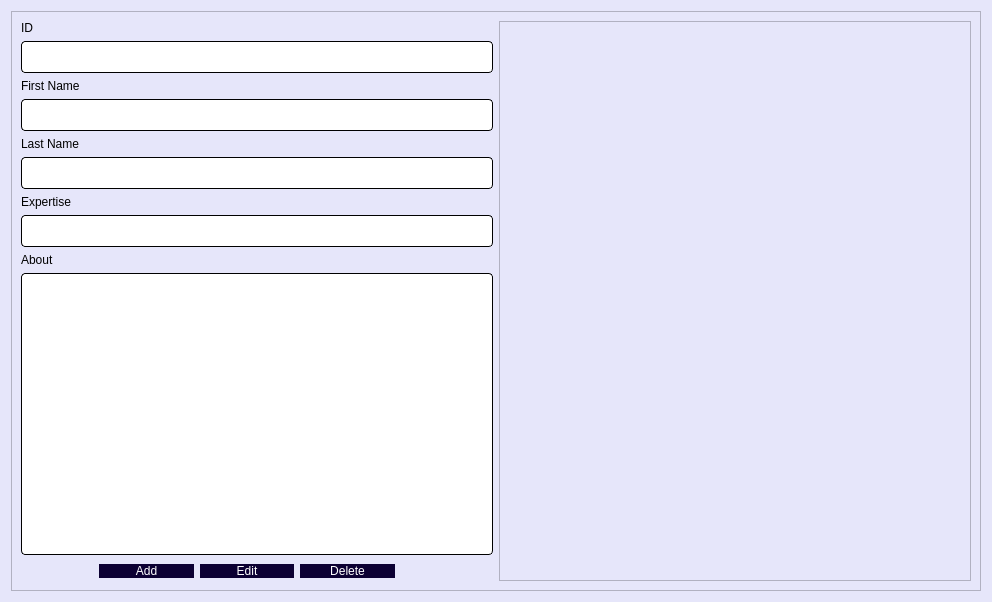
<?xml version="1.0" encoding="UTF-8"?>
<ui version="4.0">
 <class>ManageAuthors</class>
 <widget class="QDialog" name="ManageAuthors">
  <property name="geometry">
   <rect>
    <x>0</x>
    <y>0</y>
    <width>992</width>
    <height>602</height>
   </rect>
  </property>
  <property name="windowTitle">
   <string>Dialog</string>
  </property>
  <property name="styleSheet">
   <string notr="true">background-color: rgb(230, 230, 250);</string>
  </property>
  <layout class="QHBoxLayout" name="horizontalLayout_5">
   <item>
    <widget class="QFrame" name="frame">
     <property name="frameShape">
      <enum>QFrame::StyledPanel</enum>
     </property>
     <property name="frameShadow">
      <enum>QFrame::Raised</enum>
     </property>
     <layout class="QHBoxLayout" name="horizontalLayout_4">
      <item>
       <layout class="QHBoxLayout" name="horizontalLayout_3">
        <item>
         <layout class="QVBoxLayout" name="verticalLayout_6">
          <item>
           <layout class="QVBoxLayout" name="verticalLayout_2">
            <item>
             <widget class="QLabel" name="label_2">
              <property name="styleSheet">
               <string notr="true">color: rgb(0, 0, 0);
font: 13pt &quot;Lato&quot;;</string>
              </property>
              <property name="text">
               <string>ID</string>
              </property>
             </widget>
            </item>
            <item>
             <widget class="QLineEdit" name="ID">
              <property name="font">
               <font>
                <pointsize>-1</pointsize>
                <italic>false</italic>
                <bold>false</bold>
               </font>
              </property>
              <property name="styleSheet">
               <string notr="true">QLineEdit{
	background-color: rgb(255, 255, 255);
	 border: 1px  solid;
     border-radius: 4px;
	font: 24px
}</string>
              </property>
             </widget>
            </item>
           </layout>
          </item>
          <item>
           <layout class="QVBoxLayout" name="verticalLayout_3">
            <item>
             <widget class="QLabel" name="label_3">
              <property name="styleSheet">
               <string notr="true">color: rgb(0, 0, 0);
font: 13pt &quot;Lato&quot;;</string>
              </property>
              <property name="text">
               <string>First Name</string>
              </property>
             </widget>
            </item>
            <item>
             <widget class="QLineEdit" name="firstName">
              <property name="styleSheet">
               <string notr="true">QLineEdit{
	background-color: rgb(255, 255, 255);
	 border: 1px  solid;
     border-radius: 4px;
	font: 24px
}</string>
              </property>
             </widget>
            </item>
           </layout>
          </item>
          <item>
           <layout class="QVBoxLayout" name="verticalLayout_4">
            <item>
             <widget class="QLabel" name="label_4">
              <property name="styleSheet">
               <string notr="true">color: rgb(0, 0, 0);
font: 13pt &quot;Lato&quot;;</string>
              </property>
              <property name="text">
               <string>Last Name</string>
              </property>
             </widget>
            </item>
            <item>
             <widget class="QLineEdit" name="lastName">
              <property name="styleSheet">
               <string notr="true">QLineEdit{
	background-color: rgb(255, 255, 255);
	 border: 1px  solid;
     border-radius: 4px;
	font: 24px
}</string>
              </property>
             </widget>
            </item>
           </layout>
          </item>
          <item>
           <layout class="QVBoxLayout" name="verticalLayout_5">
            <item>
             <widget class="QLabel" name="label_5">
              <property name="styleSheet">
               <string notr="true">color: rgb(0, 0, 0);
font: 13pt &quot;Lato&quot;;</string>
              </property>
              <property name="text">
               <string>Expertise</string>
              </property>
             </widget>
            </item>
            <item>
             <widget class="QLineEdit" name="expertise">
              <property name="styleSheet">
               <string notr="true">QLineEdit{
	background-color: rgb(255, 255, 255);
	 border: 1px  solid;
     border-radius: 4px;
	font: 24px
}</string>
              </property>
             </widget>
            </item>
           </layout>
          </item>
          <item>
           <layout class="QVBoxLayout" name="verticalLayout">
            <item>
             <widget class="QLabel" name="label_6">
              <property name="styleSheet">
               <string notr="true">color: rgb(0, 0, 0);
font: 13pt &quot;Lato&quot;;</string>
              </property>
              <property name="text">
               <string>About</string>
              </property>
             </widget>
            </item>
            <item>
             <widget class="QTextEdit" name="about">
              <property name="styleSheet">
               <string notr="true">QTextEdit{
	background-color: rgb(255, 255, 255);
	 border: 1px  solid;
     border-radius: 4px;
	font: 24px
}</string>
              </property>
             </widget>
            </item>
           </layout>
          </item>
          <item>
           <layout class="QHBoxLayout" name="horizontalLayout_2">
            <item>
             <spacer name="horizontalSpacer">
              <property name="orientation">
               <enum>Qt::Horizontal</enum>
              </property>
              <property name="sizeType">
               <enum>QSizePolicy::Fixed</enum>
              </property>
              <property name="sizeHint" stdset="0">
               <size>
                <width>78</width>
                <height>20</height>
               </size>
              </property>
             </spacer>
            </item>
            <item>
             <layout class="QHBoxLayout" name="horizontalLayout">
              <item>
               <widget class="QPushButton" name="addButtton">
                <property name="styleSheet">
                 <string notr="true">QPushButton{
border-radius:15px;
padding : 0 4px;
background: #0c0033;
border -radius:10px;
color: rgb(255, 255, 255);
font: 12pt &quot;Lato&quot;;
}
QPushButton:hover:!pressed
{

background:#ababab;
}
</string>
                </property>
                <property name="text">
                 <string>Add</string>
                </property>
               </widget>
              </item>
              <item>
               <widget class="QPushButton" name="editButton">
                <property name="styleSheet">
                 <string notr="true">QPushButton{
border-radius:15px;
padding : 0 4px;
background: #0c0033;
border -radius:10px;
color: rgb(255, 255, 255);
font: 12pt &quot;Lato&quot;;
}
QPushButton:hover:!pressed
{

background:#ababab;
}
</string>
                </property>
                <property name="text">
                 <string>Edit</string>
                </property>
               </widget>
              </item>
              <item>
               <widget class="QPushButton" name="deleteButton">
                <property name="styleSheet">
                 <string notr="true">QPushButton{
border-radius:15px;
padding : 0 4px;
background: #0c0033;
border -radius:10px;
color: rgb(255, 255, 255);
font: 12pt &quot;Lato&quot;;
}
QPushButton:hover:!pressed
{

background:#ababab;
}
</string>
                </property>
                <property name="text">
                 <string>Delete</string>
                </property>
               </widget>
              </item>
             </layout>
            </item>
            <item>
             <spacer name="horizontalSpacer_2">
              <property name="orientation">
               <enum>Qt::Horizontal</enum>
              </property>
              <property name="sizeType">
               <enum>QSizePolicy::Fixed</enum>
              </property>
              <property name="sizeHint" stdset="0">
               <size>
                <width>98</width>
                <height>20</height>
               </size>
              </property>
             </spacer>
            </item>
           </layout>
          </item>
         </layout>
        </item>
        <item>
         <widget class="QTableView" name="authorTableView">
          <property name="styleSheet">
           <string notr="true">QHeaderView::section { background-color: #4f85e2; font: solid}</string>
          </property>
          <property name="selectionMode">
           <enum>QAbstractItemView::SingleSelection</enum>
          </property>
          <property name="selectionBehavior">
           <enum>QAbstractItemView::SelectRows</enum>
          </property>
          <attribute name="verticalHeaderVisible">
           <bool>false</bool>
          </attribute>
         </widget>
        </item>
       </layout>
      </item>
     </layout>
    </widget>
   </item>
  </layout>
 </widget>
 <resources/>
 <connections/>
</ui>
